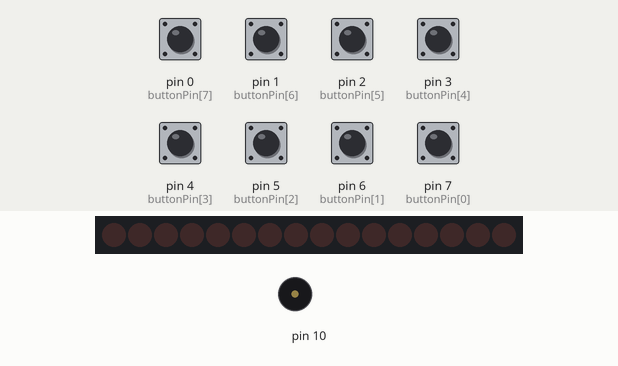
Recording of a sketch running on a simulated Arduino Uno, built with avr-gcc and run on an emulated ATmega328P. Shown: 16 shift-register outputs drawn as a row of LEDs (first output left, lit = HIGH), buzzer (waves = sounding). Wiring (inferred from the names in the program): 2 × shift register (74HC595): data pin 11; shift clock pin 12; latch pin 8. Wiring (inferred from the signals the program sends): row of LEDs: on Q0, Q1, Q2, Q3, Q4, Q5, Q6, Q7, Q8, Q9, Q10, Q11, Q12, Q13, Q14, Q15. The test bench sets the inputs (shaded band); at power-on: pin 0 (buttonPin[7]), pin 1 (buttonPin[6]), pin 2 (buttonPin[5]), pin 3 (buttonPin[4]), pin 4 (buttonPin[3]), pin 5 (buttonPin[2]), pin 6 (buttonPin[1]), pin 7 (buttonPin[0]) HIGH.

Above: at 1.2 s.
1.3 s: pin 0 (buttonPin[7]) pulled LOW for 0.15 s
At 3.0 s:
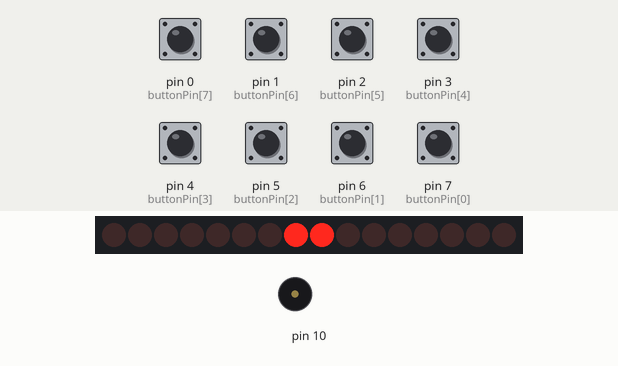
3.3 s: pin 1 (buttonPin[6]) pulled LOW for 0.15 s
At 4.6 s:
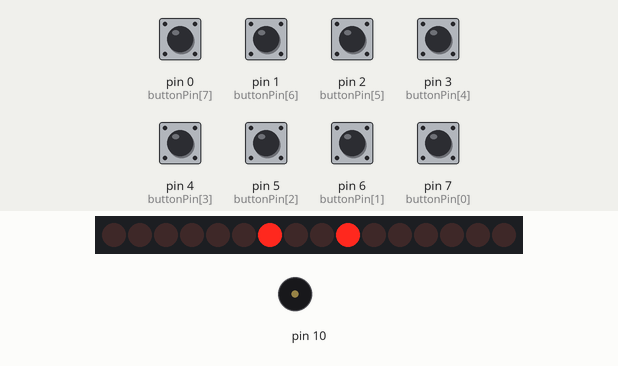
5.3 s: pin 2 (buttonPin[5]) pulled LOW for 0.15 s
At 6.1 s:
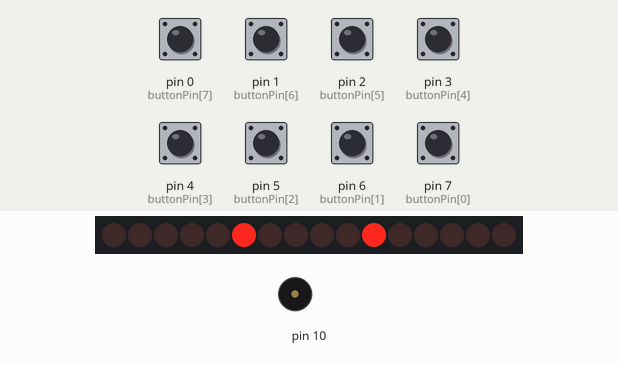
7.3 s: pin 3 (buttonPin[4]) pulled LOW for 0.15 s
At 8.9 s:
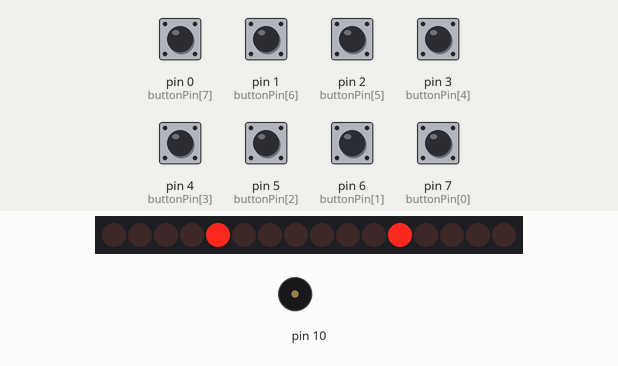
9.3 s: pin 4 (buttonPin[3]) pulled LOW for 0.15 s
At 10.4 s:
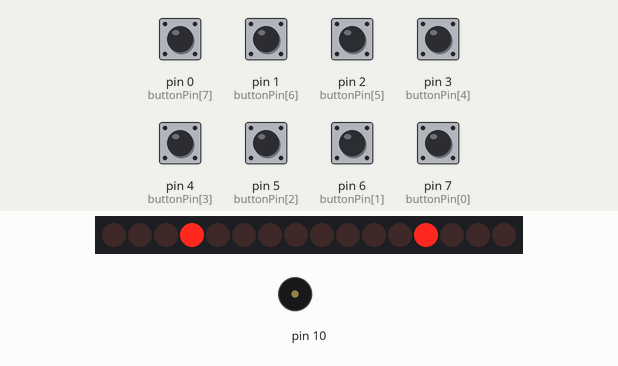
11.3 s: pin 5 (buttonPin[2]) pulled LOW for 0.15 s
At 13.1 s:
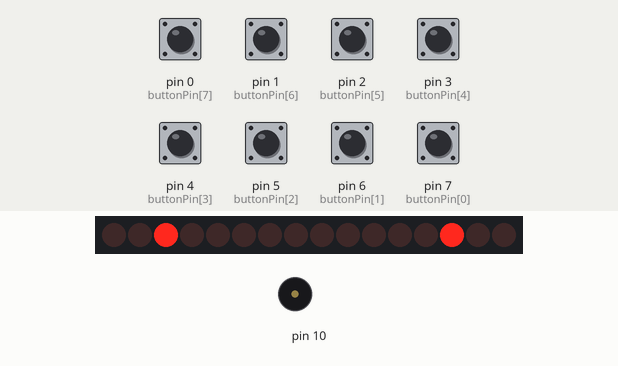
Timing chart, 0 to 14.3 s (numbered marks = the images above; inputs shaded):
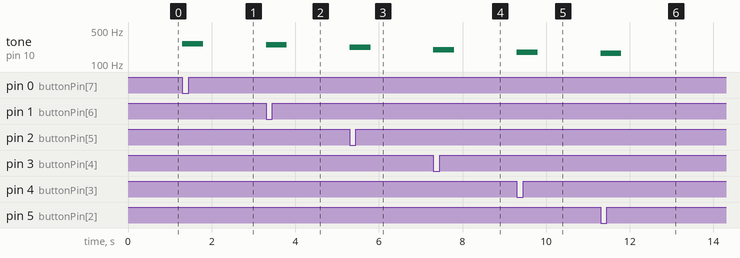

The sketch:

final.ino
```cpp
#define NOTE_C3  131
#define NOTE_D3  147
#define NOTE_E3  165
#define NOTE_F3  175
#define NOTE_G3  196
#define NOTE_A3  220
#define NOTE_B3  247
#define NOTE_C4  262


byte buttonPin[8] = {7, 6, 5, 4, 3, 2, 1, 0};
int previousState[8]= {1}, presentState[8]= {1};


int latchPin = 8;
int clockPin = 12;
int dataPin =11;

int buttonread;
byte buttonPrev = 1, buttonPresent = 1;
int buttonflag=0;

int currentNote = -1;

byte colDataMatrix[8] = {
  B11111110,
  B11111101,
  B11111011,
  B11110111,
  B11101111,
  B11011111,
  B10111111,
  B01111111
};

byte rowDataMatrix[8] = {
  B00000001,
  B00000010,
  B00000100,
  B00001000,
  B00010000,
  B00100000,
  B01000000,
  B10000000
};


byte rowC3[8] = {
  B00000001,
  B00000001,
  B00000001,
  B00000001,
  B00000001,
  B00000001,
  B00000001,
  B00000001
};//選圖案 C3

byte rowD3[8] = {
  B00000010,
  B00000010,
  B00000010,
  B00000010,
  B00000010,
  B00000010,
  B00000010,
  B00000010
};//選圖案 D3

byte rowE3[8] = {
  B00000100,
  B00000100,
  B00000100,
  B00000100,
  B00000100,
  B00000100,
  B00000100,
  B00000100
};//選圖案 E3

byte rowF3[8] = {
  B00001000,
  B00001000,
  B00001000,
  B00001000,
  B00001000,
  B00001000,
  B00001000,
  B00001000,
};//選圖案 F3

byte rowG3[8] = {
  B00010000,
  B00010000,
  B00010000,
  B00010000,
  B00010000,
  B00010000,
  B00010000,
  B00010000,
};//選圖案 G3

byte rowA3[8] = {
  B00100000,
  B00100000,
  B00100000,
  B00100000,
  B00100000,
  B00100000,
  B00100000,
  B00100000
};//選圖案 A3

byte rowB3[8] = {
  B01000000,
  B01000000,
  B01000000,
  B01000000,
  B01000000,
  B01000000,
  B01000000,
  B01000000
};//選圖案 B3

byte rowC4[8] = {
  B10000000,
  B10000000,
  B10000000,
  B10000000,
  B10000000,
  B10000000,
  B10000000,
  B10000000
};//選圖案 C4

byte colC4[8] = {
  B00000000,
  B00000000,
  B00000000,
  B00000000,
  B00000000,
  B00000000,
  B00000000,
  B11111111
};//選圖案 C4

byte rowX[8] = {
  B00000000,
  B00000000,
  B00111100,
  B00111100,
  B00111100,
  B00111100,
  B00000000,
  B00000000

};


 void setup()
{
  pinMode(latchPin, OUTPUT);
  pinMode(clockPin, OUTPUT);
  pinMode(dataPin, OUTPUT);

  for(int i = 0; i < 9; i++)pinMode(buttonPin[i], INPUT_PULLUP);
}

void loop()
{

  for(int i=0; i<8; i++){
    presentState[i] = digitalRead(buttonPin[i]);
  }


  //C3
  if(presentState[0] == 0 ){
    currentNote++;
    tone(10, NOTE_C3,500);

    digitalWrite(latchPin,LOW);
    shiftOut(dataPin, clockPin, MSBFIRST, rowDataMatrix[currentNote]);
  shiftOut(dataPin, clockPin, MSBFIRST, rowC3[currentNote]);
    digitalWrite(latchPin, HIGH);
    delay(1000);


    if(currentNote == 7)
    {
      currentNote = -1;
    }

     previousState[0]=0;
  }


  //D3
  else if(presentState[1] ==0){
    currentNote++;
    tone(10, NOTE_D3,500);

    digitalWrite(latchPin,LOW);
    shiftOut(dataPin, clockPin, MSBFIRST, rowDataMatrix[currentNote]);
  shiftOut(dataPin, clockPin, MSBFIRST, rowD3[currentNote]);
    digitalWrite(latchPin, HIGH);
    delay(1000);


    if(currentNote == 7)
    {
      currentNote = -1;
    }
    previousState[1]=0;
  }


  //E3
  else if(presentState[2] == 0){
    currentNote++;
    tone(10, NOTE_E3,500);

    digitalWrite(latchPin,LOW);
    shiftOut(dataPin, clockPin, MSBFIRST, rowDataMatrix[currentNote]);
  shiftOut(dataPin, clockPin, MSBFIRST, rowE3[currentNote]);
    digitalWrite(latchPin, HIGH);
    delay(1000);


    if(currentNote == 7)
    {
      currentNote = -1;
    }
    previousState[2]=0;
  }


  //F3
  else if(presentState[3] == 0){
    currentNote++;
    tone(10, NOTE_F3,500);

    digitalWrite(latchPin,LOW);
    shiftOut(dataPin, clockPin, MSBFIRST, rowDataMatrix[currentNote]);
  shiftOut(dataPin, clockPin, MSBFIRST, rowF3[currentNote]);
    digitalWrite(latchPin, HIGH);
    delay(1000);


    if(currentNote == 7)
    {
      currentNote = -1;
    }

    previousState[3]=0;
  }


  //G3
  else if(presentState[4] == 0){
    currentNote++;

    tone(10, NOTE_G3, 500);

    digitalWrite(latchPin,LOW);
    shiftOut(dataPin, clockPin, MSBFIRST, rowDataMatrix[currentNote]);
  shiftOut(dataPin, clockPin, MSBFIRST, rowG3[currentNote]);
    digitalWrite(latchPin, HIGH);
    delay(1000);


    if(currentNote == 7)
    {
      currentNote = -1;
    }

    previousState[4]=0;
  }

  //A3
  else if(presentState[5] == 0){
    currentNote++;
    tone(10, NOTE_A3,500);

    digitalWrite(latchPin,LOW);
    shiftOut(dataPin, clockPin, MSBFIRST, rowDataMatrix[currentNote]);
  shiftOut(dataPin, clockPin, MSBFIRST, rowA3[currentNote]);
    digitalWrite(latchPin, HIGH);
    delay(1000);


    if(currentNote == 7)
    {
      currentNote = -1;
    }

    previousState[5]=0;
  }

  //B3
  else if(presentState[6] == 0){
    currentNote++;
    tone(10, NOTE_B3,500);

    digitalWrite(latchPin,LOW);
    shiftOut(dataPin, clockPin, MSBFIRST, rowDataMatrix[currentNote]);
  shiftOut(dataPin, clockPin, MSBFIRST, rowB3[currentNote]);
    digitalWrite(latchPin, HIGH);
    delay(1000);


    if(currentNote == 7)
    {
      currentNote = -1;
    }

    previousState[6]=0;
   }

  //C4
  else if(presentState[7] == 0){
    currentNote++;
    tone(10, NOTE_C4,500);

    digitalWrite(latchPin,LOW);
    shiftOut(dataPin, clockPin, MSBFIRST, rowDataMatrix[currentNote]);
    shiftOut(dataPin, clockPin, MSBFIRST, rowC4[currentNote]);
    digitalWrite(latchPin, HIGH);
    delay(1000);


    if(currentNote == 7)
    {
      currentNote = -1;
    }

    previousState[7]=0;
  }


  for(int i=0;i<8;i++){
    if(presentState[i]==1&&previousState[i]==0){
    noTone(10);
      previousState[i]=1;
    }
  }

}
```

Measured:
- after the input at 1.3 s, tone on pin 10: silent → 262 Hz at once, → silent 0.50 s later
- after the input at 3.3 s, tone on pin 10: silent → 247 Hz at once, → silent 0.50 s later
- after the input at 5.3 s, tone on pin 10: silent → 220 Hz at once, → silent 0.50 s later
- after the input at 7.3 s, tone on pin 10: silent → 196 Hz at once, → silent 0.50 s later
- after the input at 9.3 s, tone on pin 10: silent → 175 Hz at once, → silent 0.50 s later
- after the input at 11.3 s, tone on pin 10: silent → 165 Hz at once, → silent 0.50 s later
